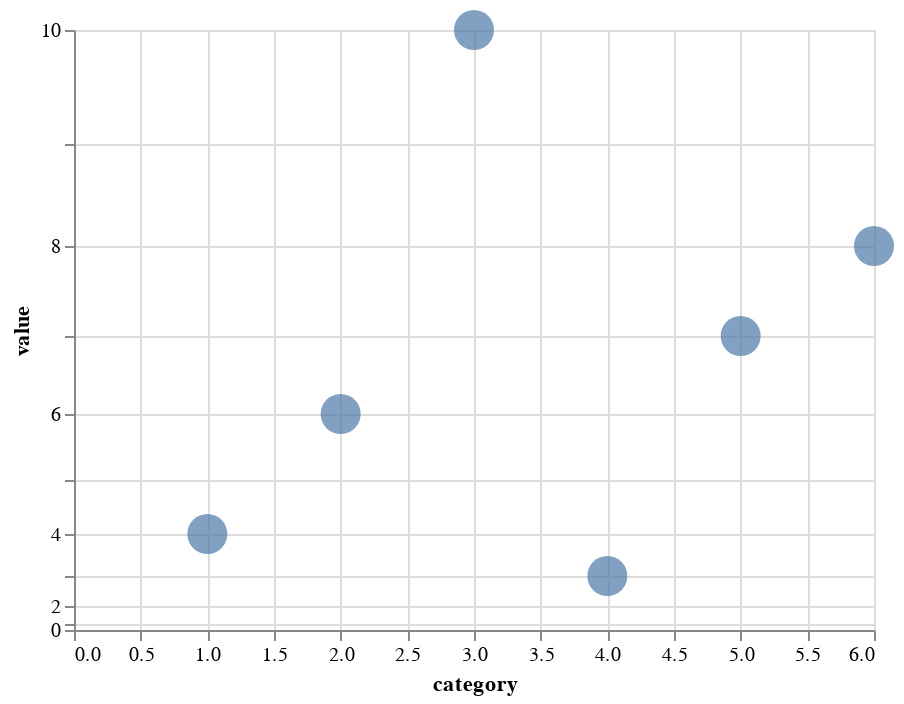

Notebook cell for this chart:
### Markdown cell above
In the example above, the y axis is now using log scale. Altair supports many common scales include "linear", "log", "pow", "sqrt", etc.  See a list of supported [continuous scales](https://vega.github.io/vega-lite/docs/scale.html#continuous-scales), [discrete scales](https://vega.github.io/vega-lite/docs/scale.html#discrete) and [discretizing scales](https://vega.github.io/vega-lite/docs/scale.html#discretizing) for more information. Let's quickly try the power scale.

### Code cell
square_scale = base.encode(
    x=alt.X("category"), 
    y=alt.Y("value", scale=alt.Scale(type="pow", exponent=2)))
square_scale

### Figure 1 — Vega-Lite specification as saved in the notebook (floating-point values rounded to 4 significant figures)
{"config": {"view": {"continuousWidth": 400, "continuousHeight": 300}}, "data": {"name": "data-7c36766bdbdd929d88ac2881c2000dcf"}, "mark": {"type": "point", "filled": true, "size": 400}, "encoding": {"x": {"field": "category", "type": "quantitative"}, "y": {"field": "value", "scale": {"exponent": 2, "type": "pow"}, "type": "quantitative"}}, "$schema": "https://vega.github.io/schema/vega-lite/v4.17.0.json", "datasets": {"data-7c36766bdbdd929d88ac2881c2000dcf": [{"category": 1, "value": 4, "quality": "standard"}, {"category": 2, "value": 6, "quality": "good"}, {"category": 3, "value": 10, "quality": "excellent"}, {"category": 4, "value": 3, "quality": "standard"}, {"category": 5, "value": 7, "quality": "good"}, {"category": 6, "value": 8, "quality": "excellent"}]}}
